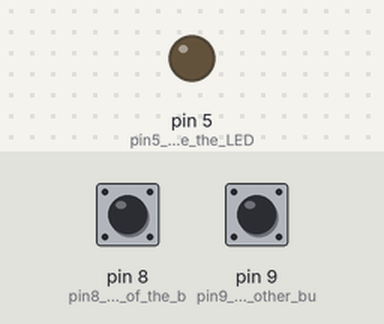
The sketch below on a simulated Arduino Uno, built with avr-gcc and run on an emulated ATmega328P. Shown: output pins drawn as LEDs (lit = HIGH). The test bench sets the inputs (shaded band); at power-on: pin 9 (pin9_will_be_the_other_bu) HIGH, pin 8 (pin8_will_be_one_of_the_b) HIGH.

Above: at 1.2 s.
1.3 s: pin 9 (pin9_will_be_the_other_bu) pulled LOW for 0.15 s
At 2.0 s:
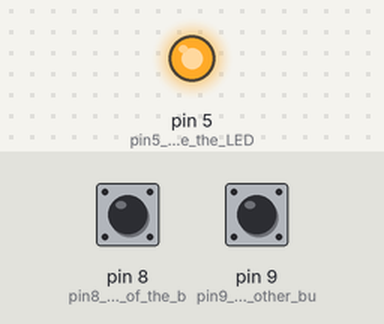
2.9 s: pin 8 (pin8_will_be_one_of_the_b) pulled LOW for 0.15 s
At 3.2 s:
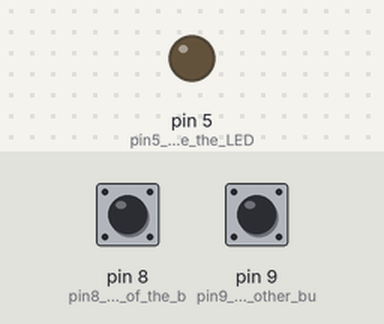
4.5 s: pin 9 (pin9_will_be_the_other_bu) pulled LOW for 1 s
At 5.6 s:
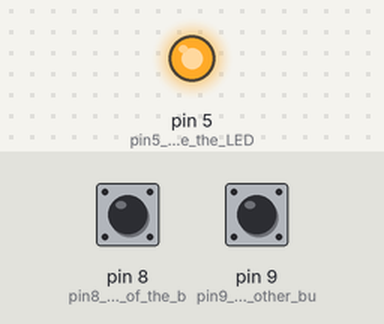
7.0 s: pin 8 (pin8_will_be_one_of_the_b) driven LOW and pin 9 (pin9_will_be_the_other_bu) driven LOW
At 7.8 s:
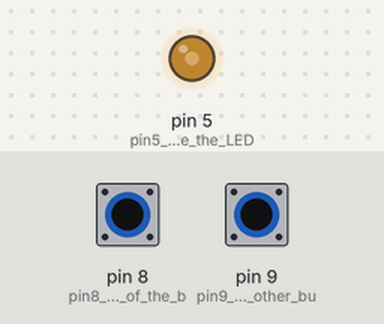
8.5 s: pin 8 (pin8_will_be_one_of_the_b) driven HIGH
At 9.7 s:
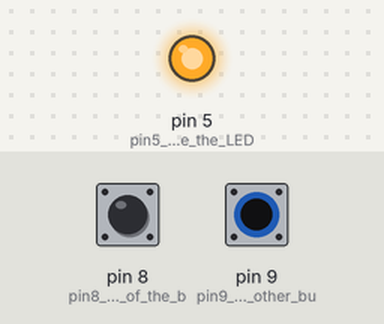
Timing chart, 0 to 11.0 s (numbered marks = the images above; inputs shaded):
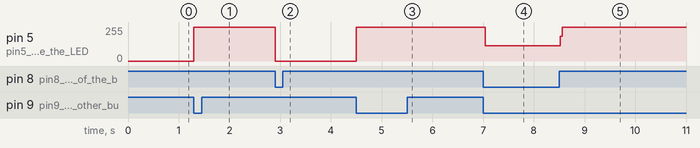

Measured:
- after the input at 1.3 s, pin 5 (pin5_will_be_the_LED): 0/255 → 255/255 at once
- after the input at 2.9 s, pin 5 (pin5_will_be_the_LED): 255/255 → 0/255 at once
- after the input at 4.5 s, pin 5 (pin5_will_be_the_LED): 0/255 → 255/255 at once
- after the input at 7.0 s, pin 5 (pin5_will_be_the_LED): 255/255 → 113/255 at once
- after the input at 8.5 s, pin 5 (pin5_will_be_the_LED): 113/255 → 255/255 at once

The sketch:

Lights_on_and_off.ino
```cpp
// date: 5/12/2026
// Lights on and off / LED switch by: ArZon

void setup()
 {
  pinMode(5, OUTPUT); //pin5 will be the LED
  pinMode(8, INPUT_PULLUP);  //pin8 will be one of the buttons
  pinMode(9, INPUT_PULLUP);  //pin9 will be the other button

}

void loop()
 {

  if (digitalRead(9) == LOW) //if one button is pressed
    digitalWrite(5, HIGH); // the lights turn on
  if (digitalRead(8) == LOW) // if another button is pressed
    digitalWrite(5, LOW); // the lights turn off
}
```
